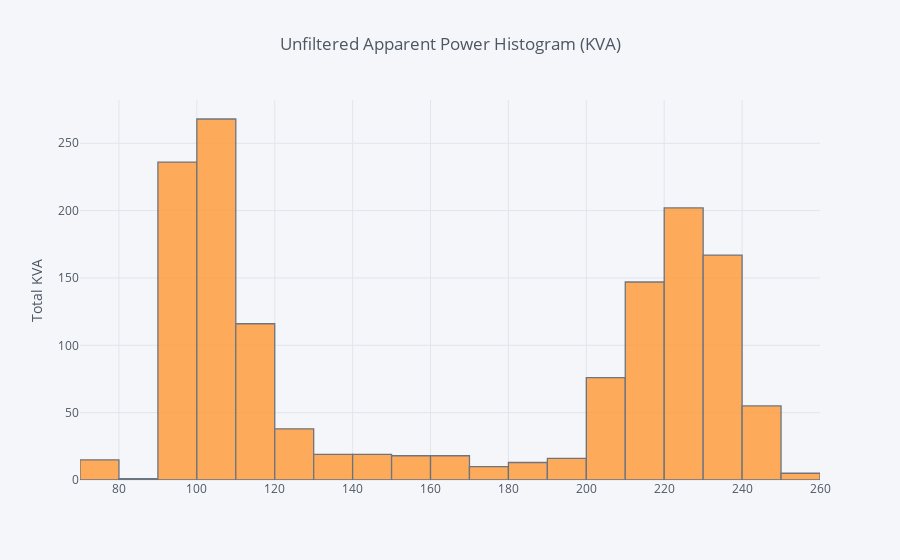

Notebook source saved alongside this figure:
### Code cell
ufResults['KVA'].iplot(kind='histogram', yTitle='Total KVA', title='Unfiltered Apparent Power Histogram (KVA)')

### Figure 1 — Plotly figure (JSON) as saved in the notebook; plotly's stock layout.template omitted (floating-point values rounded to 4 significant figures; data arrays with more than 128 entries replaced by an {"elided": "..."} marker saying what was removed)
{"data": [{"histfunc": "count", "histnorm": "", "marker": {"color": "rgba(255, 153, 51, 1.0)", "line": {"color": "#4D5663", "width": 1.3}}, "name": "KVA", "opacity": 0.8, "orientation": "v", "type": "histogram", "uid": "f6b009ef-44ec-468b-93a3-4a554792e715", "x": {"elided": "1439 float values"}}], "layout": {"barmode": "overlay", "legend": {"bgcolor": "#F5F6F9", "font": {"color": "#4D5663"}}, "paper_bgcolor": "#F5F6F9", "plot_bgcolor": "#F5F6F9", "title": {"font": {"color": "#4D5663"}, "text": "Unfiltered Apparent Power Histogram (KVA)"}, "xaxis": {"gridcolor": "#E1E5ED", "showgrid": true, "tickfont": {"color": "#4D5663"}, "title": {"font": {"color": "#4D5663"}, "text": ""}, "zerolinecolor": "#E1E5ED"}, "yaxis": {"gridcolor": "#E1E5ED", "showgrid": true, "tickfont": {"color": "#4D5663"}, "title": {"font": {"color": "#4D5663"}, "text": "Total KVA"}, "zerolinecolor": "#E1E5ED"}}}
